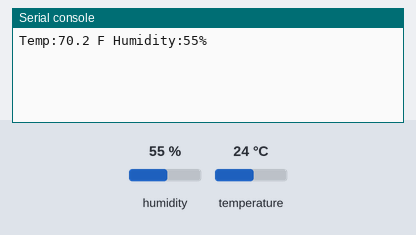
A program run on a simulated ESP8266 board running MicroPython. Parts: the last lines printed to the serial console. The test bench sets the inputs (shaded band); at power-on: humidity 55 %, temperature 24 °C. Library files of the repository ran but are not shown: dht11_shield.py.

Above: at 1.2 s.
1.3 s: humidity set to 22 %
At 3.5 s:
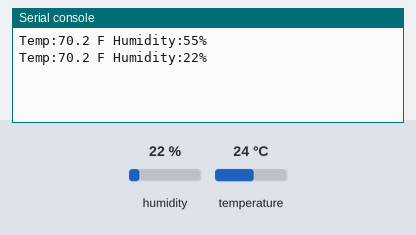
4.0 s: temperature set to 12 °C
At 4.7 s:
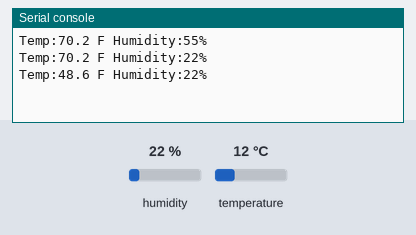
6.7 s: humidity set to 40 %
At 9.4 s:
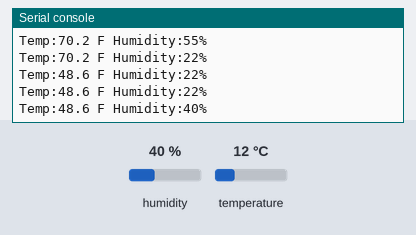
Timing chart, 0 to 10.9 s (numbered marks = the images above; inputs shaded):
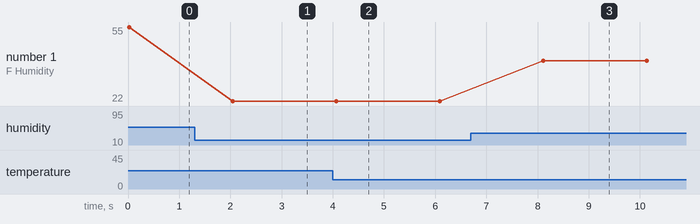

The program:

dht11_test.py
```python
import time
from shields import dht11_shield

# create object to retrieve the temp
dht_shield = dht11_shield.DHT11_Shield()

# infinite loop
while True:

    tempC, tempF, humidity = dht_shield.read_data()

    #offset
    tempF -= 5.0

    print('Temp:{0} F Humidity:{1}%'.format(tempF, humidity))

    # wait for the next check
    time.sleep_ms(2000)
```

Measured:
- after the input at 1.3 s, the serial console: prints a new line after 0.75 s (image 1)
- after the input at 4.0 s, the serial console: prints a new line after 0.07 s (image 2)
- after the input at 6.7 s, the serial console: prints a new line after 1.4 s (image 3)
- plotted number 1: 55 → 22 after the input at 1.3 s, 22 → 40 after the input at 6.7 s
